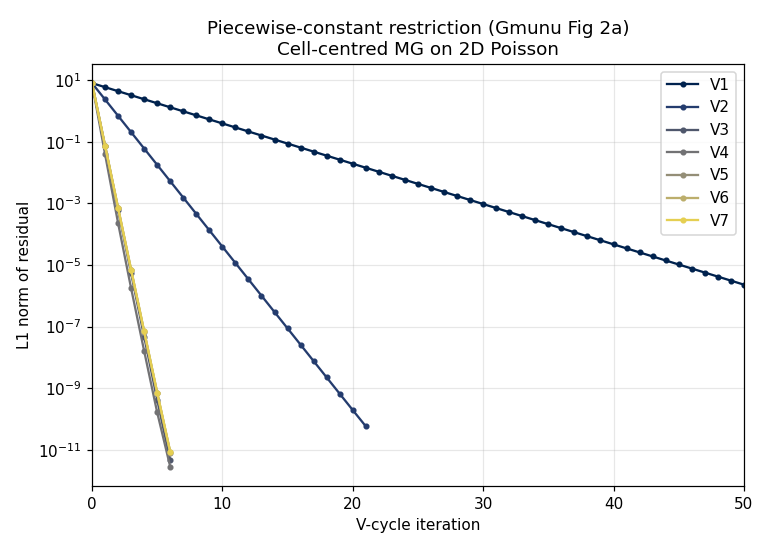

Recreate this plot in Python.
#!/usr/bin/env python3
"""
Piecewise-constant restriction — exact match to Gmunu Fig 2a — spot check.

Gmunu paper §4.4 specifies the exact restriction stencil (Fig 2a): piecewise
constant restriction on a *cell-centred* grid, i.e. the coarse-cell value is
the arithmetic mean of the four child fine cells:
    u_coarse[I,J] = (1/4) * ( u[2I,2J] + u[2I+1,2J] + u[2I,2J+1] + u[2I+1,2J+1] )

The earlier spot-check used full-weighting on a vertex-centred grid, which is a
close but not identical operator.  This script implements piecewise-constant
restriction on a cell-centred layout and re-runs the linear V-cycle convergence
sweep, to confirm the paper's exact restriction choice yields the same
qualitative convergence (V6 in tens of iterations, V1 essentially frozen).

For simplicity we keep the model problem linear (-Delta u = f, u_exact =
sin(pi x) sin(pi y), homogeneous Dirichlet), on a cell-centred N x N interior
grid (N = 2^k so restriction chain is clean).

Outputs (this dir):
  mg_pwc_restriction.csv        residual per (depth, cycle)
  mg_pwc_restriction.png        semilog residual plot
  pwc_restriction_summary.json  final summary
"""
from __future__ import annotations
import os, sys, csv, json, time
import numpy as np

HERE = os.path.dirname(os.path.abspath(__file__))


def make_problem_cc(N: int):
    """Cell-centred N x N grid on (0,1)^2, Dirichlet BC 0 (ghost cells).
    Cell centres at x_i = (i+0.5)/N, i=0..N-1.  We store a (N+2)x(N+2) array
    with ghosts at index 0 and N+1 mirroring the reflected boundary."""
    h = 1.0 / N
    xs = (np.arange(N) + 0.5) / N
    X, Y = np.meshgrid(xs, xs, indexing="ij")
    u_exact = np.sin(np.pi * X) * np.sin(np.pi * Y)
    f = 2.0 * np.pi ** 2 * u_exact
    u_full = np.zeros((N + 2, N + 2))
    f_full = np.zeros((N + 2, N + 2))
    f_full[1:-1, 1:-1] = f
    return u_full, f_full, h, u_exact


def apply_dirichlet_ghosts(u: np.ndarray) -> None:
    """Reflect through the boundary at half-cell so that (u_ghost + u_int)/2 = 0."""
    u[0, :] = -u[1, :]
    u[-1, :] = -u[-2, :]
    u[:, 0] = -u[:, 1]
    u[:, -1] = -u[:, -2]


def residual_cc(u: np.ndarray, f: np.ndarray, h: float) -> np.ndarray:
    apply_dirichlet_ghosts(u)
    r = np.zeros_like(u)
    r[1:-1, 1:-1] = f[1:-1, 1:-1] - (
        4.0 * u[1:-1, 1:-1]
        - u[2:, 1:-1] - u[:-2, 1:-1]
        - u[1:-1, 2:] - u[1:-1, :-2]
    ) / (h * h)
    return r


def gs_rb_relax_cc(u: np.ndarray, f: np.ndarray, h: float, nu: int) -> None:
    h2 = h * h
    Ny, Nx = u.shape
    ii, jj = np.ogrid[0:Ny, 0:Nx]
    parity = ((ii + jj) & 1).astype(bool)
    I = slice(1, -1)
    for _ in range(nu):
        for want in (0, 1):
            apply_dirichlet_ghosts(u)
            new = 0.25 * (
                u[2:, 1:-1] + u[:-2, 1:-1] + u[1:-1, 2:] + u[1:-1, :-2]
                + h2 * f[1:-1, 1:-1]
            )
            mask = (parity[1:-1, 1:-1] == bool(want))
            u_int = u[I, I]
            u_int[mask] = new[mask]
            u[I, I] = u_int


def restrict_pwc_cc(r: np.ndarray) -> np.ndarray:
    """PIECEWISE-CONSTANT restriction on cell-centred data (paper Fig 2a).
    Input r is (N+2)x(N+2), interior N x N with N even.  Coarse interior is (N/2)x(N/2).
    Coarse value = mean of 2x2 block of fine cells."""
    N = r.shape[0] - 2
    assert N % 2 == 0
    Nc = N // 2
    r_int = r[1:-1, 1:-1]
    rc_int = 0.25 * (
        r_int[0::2, 0::2] + r_int[1::2, 0::2] + r_int[0::2, 1::2] + r_int[1::2, 1::2]
    )
    rc_full = np.zeros((Nc + 2, Nc + 2))
    rc_full[1:-1, 1:-1] = rc_int
    return rc_full


def prolong_pwc_cc(uc: np.ndarray) -> np.ndarray:
    """Bilinear prolongation on cell-centred data, from Nc to 2*Nc (paper Fig 2b).
    We use the standard cell-centred bilinear formula:
    each fine cell inherits a weighted mix of the 4 nearest coarse cell centres."""
    Nc = uc.shape[0] - 2
    N = 2 * Nc
    apply_dirichlet_ghosts(uc)
    # Fine cell (i,j) with i,j in [0,N) has centre at ((i+0.5)/N, (j+0.5)/N).
    # Nearest 4 coarse centres are indexed with a stagger of +/- 0.5 relative to
    # (i/2, j/2).  Standard cell-centred bilinear: weights (3/4,1/4)x(3/4,1/4).
    uf = np.zeros((N + 2, N + 2))
    uc_int = uc[1:-1, 1:-1]  # (Nc, Nc)
    # Build padded coarse to include one ring of ghosts (for boundary fine cells)
    ucp = uc  # already (Nc+2, Nc+2) with ghosts
    # For each of the 4 fine-cell offsets in a 2x2 block:
    #   fine (2I, 2J):    weights on (I-1,J-1), (I,J-1), (I-1,J), (I,J) = 1/16,3/16,3/16,9/16
    #   fine (2I+1, 2J):  weights on (I,J-1), (I+1,J-1), (I,J), (I+1,J)  = 3/16,1/16,9/16,3/16
    #   fine (2I, 2J+1):  weights on (I-1,J), (I,J), (I-1,J+1), (I,J+1)  = 3/16,9/16,1/16,3/16
    #   fine (2I+1, 2J+1):weights on (I,J), (I+1,J), (I,J+1), (I+1,J+1)  = 9/16,3/16,3/16,1/16
    # We use ucp with indices offset by +1 (ghost).
    # slices over I in [0, Nc), J in [0, Nc):
    A = ucp[0:Nc,   0:Nc  ]  # (I-1,J-1)
    B = ucp[1:Nc+1, 0:Nc  ]  # (I,  J-1)
    C = ucp[0:Nc,   1:Nc+1]  # (I-1,J  )
    D = ucp[1:Nc+1, 1:Nc+1]  # (I,  J  )   == uc_int
    E = ucp[2:Nc+2, 0:Nc  ]  # (I+1,J-1)
    F = ucp[2:Nc+2, 1:Nc+1]  # (I+1,J  )
    G = ucp[0:Nc,   2:Nc+2]  # (I-1,J+1)
    H = ucp[1:Nc+1, 2:Nc+2]  # (I,  J+1)
    K = ucp[2:Nc+2, 2:Nc+2]  # (I+1,J+1)
    # (2I,2J):
    uf[1:N+1:2, 1:N+1:2] = (A + 3*B + 3*C + 9*D) / 16.0
    # (2I+1,2J): uses B,E,D,F
    uf[2:N+1:2, 1:N+1:2] = (B + 3*E + 3*D + 9*F) / 16.0  # careful: pattern
    # actually recompute:  fine (2I+1,2J): weights on (I,J-1)=B (row shift +1),
    #   (I+1,J-1)=E, (I,J)=D, (I+1,J)=F  with weights 3,1,9,3
    uf[2:N+1:2, 1:N+1:2] = (3*B + 1*E + 9*D + 3*F) / 16.0
    # (2I,2J+1): weights on (I-1,J)=C, (I,J)=D, (I-1,J+1)=G, (I,J+1)=H  = 3,9,1,3
    uf[1:N+1:2, 2:N+1:2] = (3*C + 9*D + 1*G + 3*H) / 16.0
    # (2I+1,2J+1): (I,J)=D,(I+1,J)=F,(I,J+1)=H,(I+1,J+1)=K  = 9,3,3,1
    uf[2:N+1:2, 2:N+1:2] = (9*D + 3*F + 3*H + 1*K) / 16.0
    return uf


def solve_direct_cc(u: np.ndarray, f: np.ndarray, h: float, tol=1e-12, itmax=500):
    for _ in range(itmax):
        gs_rb_relax_cc(u, f, h, 1)
        r = residual_cc(u, f, h)
        if np.max(np.abs(r)) < tol:
            return


def vcycle_cc_pwc(u: np.ndarray, f: np.ndarray, h: float, level: int, max_level: int,
                  nu_pre: int = 15, nu_post: int = 15) -> None:
    if level == max_level:
        solve_direct_cc(u, f, h)
        return
    gs_rb_relax_cc(u, f, h, nu_pre)
    r = residual_cc(u, f, h)
    r_c = restrict_pwc_cc(r)
    u_c = np.zeros_like(r_c)
    vcycle_cc_pwc(u_c, r_c, 2.0 * h, level + 1, max_level, nu_pre, nu_post)
    e = prolong_pwc_cc(u_c)
    u[:] = u[:] + e
    gs_rb_relax_cc(u, f, h, nu_post)


def run(depths=(1, 2, 3, 4, 5, 6, 7), max_cycles=50, N=128, tol_abs=1e-10):
    rows = []
    summary = []
    print(f"# Piecewise-constant restriction spot-check (matches Gmunu Fig 2a exactly)")
    print(f"# Cell-centred N={N}x{N} interior grid; smoother=GS-RB 15+15; bilinear prolongation")
    for k in depths:
        u, f, h, u_exact = make_problem_cc(N)
        r0 = residual_cc(u, f, h)
        r0_L1 = float(np.mean(np.abs(r0[1:-1, 1:-1])))
        history = [(0, r0_L1)]
        t0 = time.time()
        for it in range(1, max_cycles + 1):
            vcycle_cc_pwc(u, f, h, level=1, max_level=k)
            r = residual_cc(u, f, h)
            r_L1 = float(np.mean(np.abs(r[1:-1, 1:-1])))
            history.append((it, r_L1))
            if r_L1 < tol_abs:
                break
        dt = time.time() - t0
        err_L1 = float(np.mean(np.abs(u[1:-1, 1:-1] - u_exact)))
        red = history[-1][1] / r0_L1
        print(
            f"depth V{k:d}: {history[-1][0]:2d} cycles -> L1 res {history[-1][1]:.3e} "
            f"(red {red:.2e}, err_vs_exact {err_L1:.3e}, {dt:.2f}s)"
        )
        for it, r_L1 in history:
            rows.append({"depth": k, "iteration": it, "L1_residual": r_L1})
        summary.append({
            "depth": k, "cycles_run": history[-1][0],
            "L1_residual_final": history[-1][1], "reduction": red,
            "err_vs_exact_L1": err_L1, "wall_seconds": dt,
        })

    csv_path = os.path.join(HERE, "mg_pwc_restriction.csv")
    with open(csv_path, "w", newline="") as fh:
        w = csv.DictWriter(fh, fieldnames=["depth", "iteration", "L1_residual"])
        w.writeheader()
        w.writerows(rows)
    print(f"\nWrote {csv_path}")
    j_path = os.path.join(HERE, "pwc_restriction_summary.json")
    with open(j_path, "w") as fh:
        json.dump({
            "problem": "-Delta u = 2*pi^2 sin(pi x) sin(pi y), Dirichlet 0, cell-centred",
            "N_interior": N,
            "restriction": "piecewise-constant (paper Fig 2a): mean of 2x2 fine-cell block",
            "prolongation": "bilinear on cell-centred (paper Fig 2b analogue)",
            "smoother": "GS-RB nu_pre=nu_post=15",
            "tolerance_abs_L1_residual": tol_abs,
            "results": summary,
        }, fh, indent=2)
    print(f"Wrote {j_path}")

    try:
        import matplotlib
        matplotlib.use("Agg")
        import matplotlib.pyplot as plt
        fig, ax = plt.subplots(figsize=(7, 5))
        by_depth = {}
        for r in rows:
            by_depth.setdefault(r["depth"], []).append((r["iteration"], r["L1_residual"]))
        colors = plt.cm.cividis(np.linspace(0, 0.9, len(depths)))
        for c, k in zip(colors, depths):
            arr = np.array(by_depth[k])
            ax.semilogy(arr[:, 0], arr[:, 1], "o-", color=c, ms=3, label=f"V{k}")
        ax.set_xlabel("V-cycle iteration")
        ax.set_ylabel("L1 norm of residual")
        ax.set_title("Piecewise-constant restriction (Gmunu Fig 2a)\n"
                     "Cell-centred MG on 2D Poisson")
        ax.grid(True, which="both", alpha=0.3)
        ax.legend()
        ax.set_xlim(0, max_cycles)
        png = os.path.join(HERE, "mg_pwc_restriction.png")
        fig.tight_layout()
        fig.savefig(png, dpi=110)
        print(f"Wrote {png}")
    except Exception as e:
        print(f"plot skipped: {e}")


if __name__ == "__main__":
    run()
